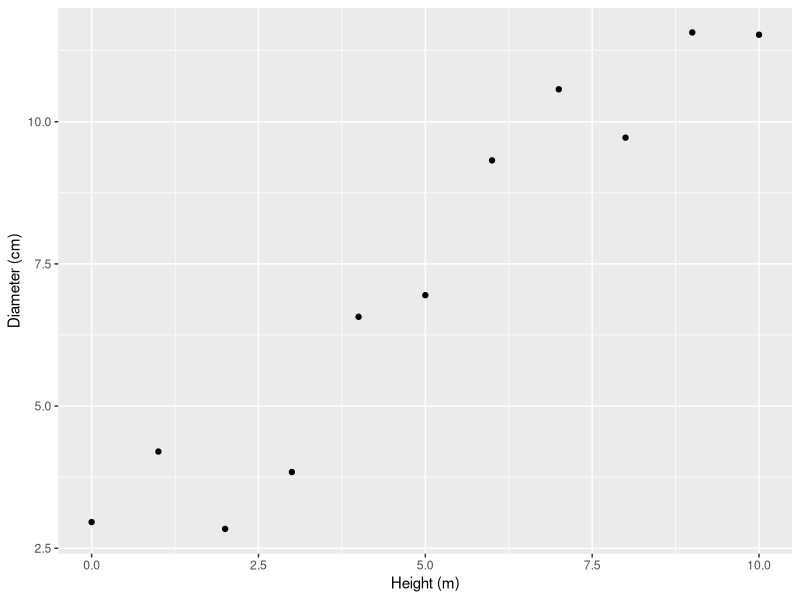
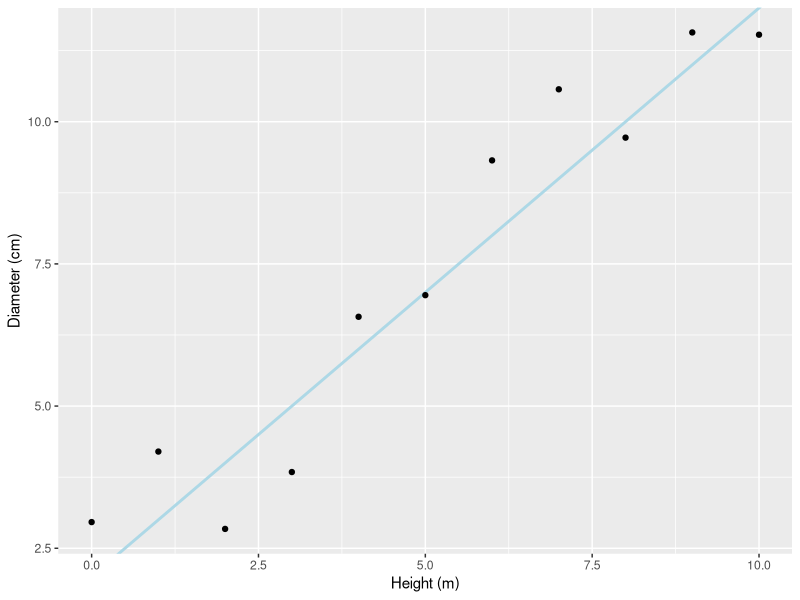

Write the R code that produced these figures, in order.
## ---- chunk 1
knitr::opts_chunk$set(echo = TRUE)
library(tidyverse)
## ---- chunk 2
x <- c(0,1,2,3,4,5,6,7,8,9,10)
y <- c(2.96, 4.20, 2.84, 3.84, 6.57, 6.95, 9.32, 10.57, 9.72, 11.57, 11.53)

tree_data <- data.frame(height=x,diameter=y)

## ---- chunk 3

#a
mean(tree_data$height)

mean(tree_data$diameter)

#b
quantile(tree_data$height,probs=0.5)

quantile(tree_data$diameter,probs=0.5)

## ---- chunk 4
# a)
range(tree_data$height)

range(tree_data$diameter)

max(tree_data$diameter)-min(tree_data$diameter)

## ---- chunk 5
# b)

var(tree_data$height)

var(tree_data$diameter)

## ---- chunk 6
# c)

sd(tree_data$height)

sd(tree_data$diameter)

## ---- chunk 7
# a)

ggplot(tree_data,aes(x = height, y = diameter))+
  geom_point()+
  xlab("Height (m)")+
  ylab("Diameter (cm)")

## ---- chunk 8
# d)

ggplot(tree_data,aes(x = height, y = diameter))+
  geom_abline(intercept = 2, slope = 1, color="lightblue",size=1)+
  geom_point()+
  xlab("Height (m)")+
  ylab("Diameter (cm)")

